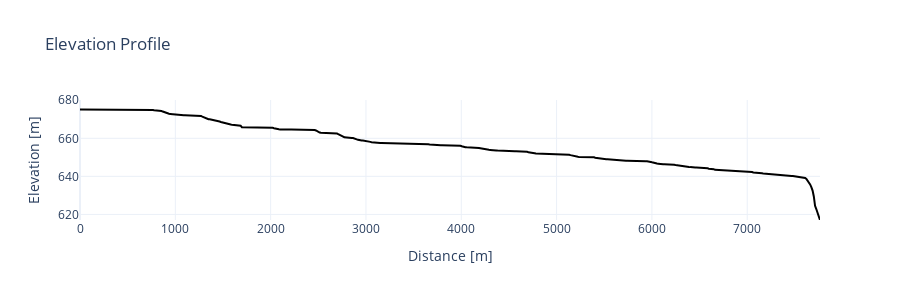

Write notebook code for a chart like this one.
### Code cell
fig = go.Figure()
plot_elevation(fig, bisse_profile)

### Figure 1 — Plotly figure (JSON) as saved in the notebook; plotly's stock layout.template omitted (floating-point values rounded to 4 significant figures; data arrays with more than 128 entries replaced by an {"elided": "..."} marker saying what was removed)
{"data": [{"line": {"color": "black"}, "mode": "lines", "name": "Elevation", "type": "scatter", "x": {"elided": "600 float values"}, "y": {"elided": "600 float values"}}], "layout": {"height": 300, "title": {"text": "Elevation Profile"}, "xaxis": {"range": [0, 7764.0], "showgrid": true, "title": {"text": "Distance [m]"}}, "yaxis": {"range": [617.1, 680.1], "showgrid": true, "title": {"text": "Elevation [m]"}}}}
